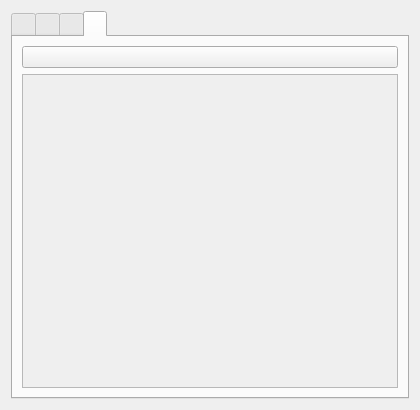
<?xml version="1.0" encoding="UTF-8"?>
<ui version="4.0">
 <class>AboutDialog</class>
 <widget class="QDialog" name="AboutDialog">
  <property name="geometry">
   <rect>
    <x>0</x>
    <y>0</y>
    <width>420</width>
    <height>410</height>
   </rect>
  </property>
  <property name="windowTitle">
   <string>Dialog</string>
  </property>
  <property name="modal">
   <bool>true</bool>
  </property>
  <layout class="QVBoxLayout" name="verticalLayout">
   <item>
    <widget class="QTabWidget" name="tabWidget">
     <property name="currentIndex">
      <number>3</number>
     </property>
     <widget class="QWidget" name="tabAbout">
      <attribute name="title">
       <string/>
      </attribute>
      <layout class="QVBoxLayout" name="verticalLayout_2">
       <property name="spacing">
        <number>12</number>
       </property>
       <item>
        <spacer name="verticalSpacer_2">
         <property name="orientation">
          <enum>Qt::Orientation::Vertical</enum>
         </property>
         <property name="sizeHint" stdset="0">
          <size>
           <width>20</width>
           <height>40</height>
          </size>
         </property>
        </spacer>
       </item>
       <item>
        <widget class="QLabel" name="lblAppIcon">
         <property name="alignment">
          <set>Qt::AlignmentFlag::AlignCenter</set>
         </property>
        </widget>
       </item>
       <item>
        <widget class="QLabel" name="lblAppName">
         <property name="font">
          <font>
           <bold>true</bold>
          </font>
         </property>
         <property name="alignment">
          <set>Qt::AlignmentFlag::AlignCenter</set>
         </property>
        </widget>
       </item>
       <item>
        <widget class="QLabel" name="lblAppDescription">
         <property name="alignment">
          <set>Qt::AlignmentFlag::AlignCenter</set>
         </property>
        </widget>
       </item>
       <item>
        <widget class="QLabel" name="lblAppVersion">
         <property name="alignment">
          <set>Qt::AlignmentFlag::AlignCenter</set>
         </property>
        </widget>
       </item>
       <item>
        <spacer name="verticalSpacer">
         <property name="orientation">
          <enum>Qt::Orientation::Vertical</enum>
         </property>
         <property name="sizeHint" stdset="0">
          <size>
           <width>20</width>
           <height>40</height>
          </size>
         </property>
        </spacer>
       </item>
      </layout>
     </widget>
     <widget class="QWidget" name="tabChangelog">
      <attribute name="title">
       <string/>
      </attribute>
      <layout class="QVBoxLayout" name="verticalLayout_3">
       <item>
        <widget class="QLabel" name="lblChangelog">
         <property name="alignment">
          <set>Qt::AlignmentFlag::AlignLeading|Qt::AlignmentFlag::AlignLeft|Qt::AlignmentFlag::AlignTop</set>
         </property>
        </widget>
       </item>
      </layout>
     </widget>
     <widget class="QWidget" name="tabCredits">
      <attribute name="title">
       <string/>
      </attribute>
      <layout class="QVBoxLayout" name="verticalLayout_4">
       <item>
        <widget class="QGroupBox" name="groupDevelopers">
         <layout class="QVBoxLayout" name="verticalLayout_7">
          <item>
           <widget class="QLabel" name="lblDevelopers">
            <property name="alignment">
             <set>Qt::AlignmentFlag::AlignLeading|Qt::AlignmentFlag::AlignLeft|Qt::AlignmentFlag::AlignTop</set>
            </property>
           </widget>
          </item>
         </layout>
        </widget>
       </item>
       <item>
        <widget class="QGroupBox" name="groupDesigners">
         <property name="checkable">
          <bool>false</bool>
         </property>
         <layout class="QVBoxLayout" name="verticalLayout_8">
          <item>
           <widget class="QLabel" name="lblDesigners">
            <property name="alignment">
             <set>Qt::AlignmentFlag::AlignLeading|Qt::AlignmentFlag::AlignLeft|Qt::AlignmentFlag::AlignTop</set>
            </property>
           </widget>
          </item>
         </layout>
        </widget>
       </item>
       <item>
        <widget class="QGroupBox" name="groupArtists">
         <layout class="QVBoxLayout" name="verticalLayout_9">
          <item>
           <widget class="QLabel" name="lblArtists">
            <property name="alignment">
             <set>Qt::AlignmentFlag::AlignLeading|Qt::AlignmentFlag::AlignLeft|Qt::AlignmentFlag::AlignTop</set>
            </property>
           </widget>
          </item>
         </layout>
        </widget>
       </item>
      </layout>
     </widget>
     <widget class="QWidget" name="tabDebug">
      <attribute name="title">
       <string/>
      </attribute>
      <layout class="QVBoxLayout" name="verticalLayout_5">
       <item>
        <widget class="QPushButton" name="btnCopyDebugInformation">
         <property name="autoDefault">
          <bool>false</bool>
         </property>
        </widget>
       </item>
       <item>
        <widget class="QScrollArea" name="scrollArea">
         <property name="widgetResizable">
          <bool>true</bool>
         </property>
         <widget class="QWidget" name="scrollAreaWidgetContents">
          <property name="geometry">
           <rect>
            <x>0</x>
            <y>0</y>
            <width>378</width>
            <height>308</height>
           </rect>
          </property>
          <layout class="QVBoxLayout" name="verticalLayout_6">
           <item>
            <widget class="QLabel" name="lblDebug">
             <property name="alignment">
              <set>Qt::AlignmentFlag::AlignLeading|Qt::AlignmentFlag::AlignLeft|Qt::AlignmentFlag::AlignTop</set>
             </property>
             <property name="wordWrap">
              <bool>true</bool>
             </property>
             <property name="textInteractionFlags">
              <set>Qt::TextInteractionFlag::LinksAccessibleByMouse|Qt::TextInteractionFlag::TextSelectableByMouse</set>
             </property>
            </widget>
           </item>
          </layout>
         </widget>
        </widget>
       </item>
      </layout>
     </widget>
    </widget>
   </item>
  </layout>
 </widget>
 <resources/>
 <connections/>
</ui>
